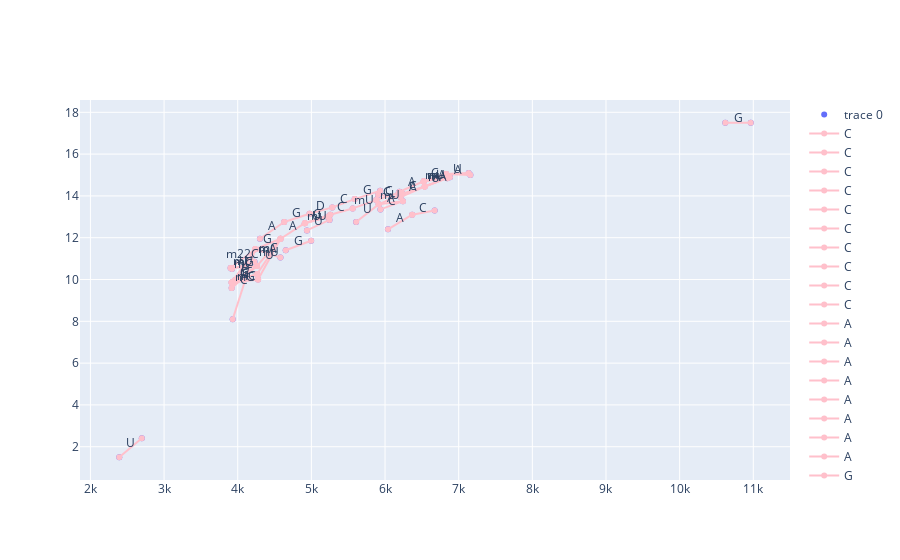
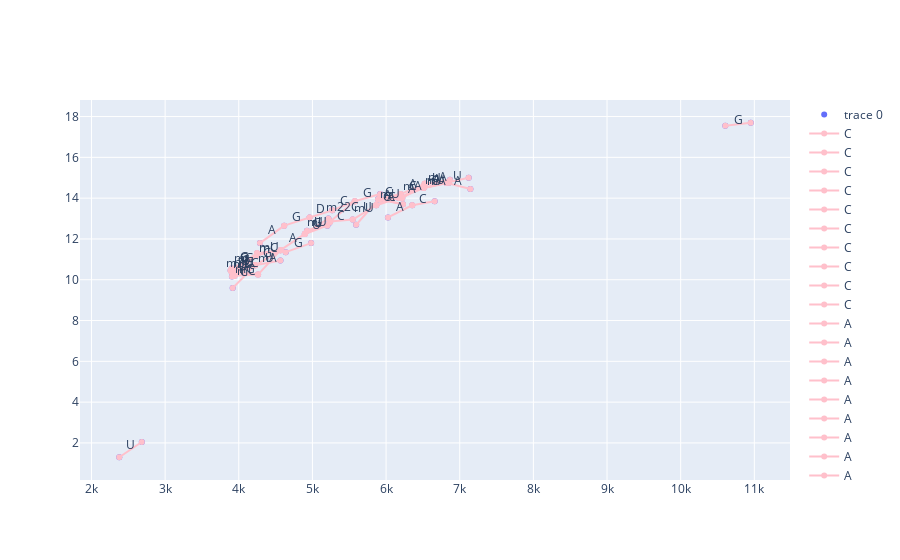

Notebook source saved alongside these figures, in order:
### Code cell
bcr = base_calling_random(df_shift_l, base_only=False)
plotly_basecalling(*bcr)
bcr = base_calling_random(df_shift_r, base_only=False)
plotly_basecalling(*bcr)

### Figure 1 — Plotly figure (JSON) as saved in the notebook; plotly's stock layout.template omitted (floating-point values rounded to 4 significant figures)
{"data": [{"mode": "markers", "type": "scatter", "x": [4302.0, 5589.0, 2697.0, 6674.0, 5934.0, 5284.0, 4631.0, 4976.0, 6369.0, 2391.0, 6040.0, 6196.0, 4263.0, 3957.0, 5561.0, 5246.0, 3918.0, 5217.0, 7136.0, 4580.0, 6243.0, 5608.0, 4582.0, 6539.0, 4997.0, 6234.0, 4652.0, 5938.0, 4911.0, 5881.0, 6868.0, 6830.0, 5231.0, 4262.0, 3917.0, 5256.0, 3904.0, 6845.0, 5905.0, 6525.0, 6882.0, 4940.0, 7159.0, 6186.0, 4237.0, 10970.0, 5914.0, 4276.0, 4228.0, 10620.0, 6210.0, 3922.0, 3932.0], "y": [11.95, 13.85, 2.402, 13.3, 14.25, 13.45, 12.75, 13.15, 13.1, 1.497, 12.4, 14.2, 10.65, 9.955, 13.4, 12.85, 9.599, 13.0, 15.1, 11.05, 13.75, 12.75, 11.95, 14.45, 11.85, 14.1, 11.4, 13.35, 12.7, 13.8, 14.9, 15.05, 13.0, 10.25, 9.856, 13.1, 10.55, 14.85, 14.05, 14.7, 14.9, 12.35, 15.0, 14.15, 11.45, 17.5, 13.6, 9.998, 10.85, 17.5, 13.95, 10.5, 8.099]}, {"line": {"color": "pink"}, "mode": "lines+markers", "name": "C", "type": "scatter", "x": [5589.0, 5284.0], "y": [13.85, 13.45]}, {"line": {"color": "pink"}, "mode": "lines+markers", "name": "C", "type": "scatter", "x": [6674.0, 6369.0], "y": [13.3, 13.1]}, {"line": {"color": "pink"}, "mode": "lines+markers", "name": "C", "type": "scatter", "x": [5561.0, 5256.0], "y": [13.4, 13.1]}, {"line": {"color": "pink"}, "mode": "lines+markers", "name": "C", "type": "scatter", "x": [6243.0, 5938.0], "y": [13.75, 13.35]}, {"line": {"color": "pink"}, "mode": "lines+markers", "name": "C", "type": "scatter", "x": [6539.0, 6234.0], "y": [14.45, 14.1]}, {"line": {"color": "pink"}, "mode": "lines+markers", "name": "C", "type": "scatter", "x": [6830.0, 6525.0], "y": [15.05, 14.7]}, {"line": {"color": "pink"}, "mode": "lines+markers", "name": "C", "type": "scatter", "x": [3957.0, 4262.0], "y": [9.955, 10.25]}, {"line": {"color": "pink"}, "mode": "lines+markers", "name": "C", "type": "scatter", "x": [5881.0, 6186.0], "y": [13.8, 14.15]}, {"line": {"color": "pink"}, "mode": "lines+markers", "name": "C", "type": "scatter", "x": [4237.0, 3932.0], "y": [11.45, 8.099]}, {"line": {"color": "pink"}, "mode": "lines+markers", "name": "C", "type": "scatter", "x": [5905.0, 6210.0], "y": [14.05, 13.95]}, {"line": {"color": "pink"}, "mode": "lines+markers", "name": "A", "type": "scatter", "x": [4302.0, 4631.0], "y": [11.95, 12.75]}, {"line": {"color": "pink"}, "mode": "lines+markers", "name": "A", "type": "scatter", "x": [6369.0, 6040.0], "y": [13.1, 12.4]}, {"line": {"color": "pink"}, "mode": "lines+markers", "name": "A", "type": "scatter", "x": [6243.0, 5914.0], "y": [13.75, 13.6]}, {"line": {"color": "pink"}, "mode": "lines+markers", "name": "A", "type": "scatter", "x": [6539.0, 6210.0], "y": [14.45, 13.95]}, {"line": {"color": "pink"}, "mode": "lines+markers", "name": "A", "type": "scatter", "x": [4582.0, 4911.0], "y": [11.95, 12.7]}, {"line": {"color": "pink"}, "mode": "lines+markers", "name": "A", "type": "scatter", "x": [6539.0, 6868.0], "y": [14.45, 14.9]}, {"line": {"color": "pink"}, "mode": "lines+markers", "name": "A", "type": "scatter", "x": [6196.0, 6525.0], "y": [14.2, 14.7]}, {"line": {"color": "pink"}, "mode": "lines+markers", "name": "A", "type": "scatter", "x": [6830.0, 7159.0], "y": [15.05, 15.0]}, {"line": {"color": "pink"}, "mode": "lines+markers", "name": "G", "type": "scatter", "x": [5589.0, 5934.0], "y": [13.85, 14.25]}, {"line": {"color": "pink"}, "mode": "lines+markers", "name": "G", "type": "scatter", "x": [4631.0, 4976.0], "y": [12.75, 13.15]}, {"line": {"color": "pink"}, "mode": "lines+markers", "name": "G", "type": "scatter", "x": [4263.0, 3918.0], "y": [10.65, 9.599]}, {"line": {"color": "pink"}, "mode": "lines+markers", "name": "G", "type": "scatter", "x": [4582.0, 4237.0], "y": [11.95, 11.45]}, {"line": {"color": "pink"}, "mode": "lines+markers", "name": "G", "type": "scatter", "x": [4997.0, 4652.0], "y": [11.85, 11.4]}, {"line": {"color": "pink"}, "mode": "lines+markers", "name": "G", "type": "scatter", "x": [4262.0, 3917.0], "y": [10.25, 9.856]}, {"line": {"color": "pink"}, "mode": "lines+markers", "name": "G", "type": "scatter", "x": [4911.0, 5256.0], "y": [12.7, 13.1]}, {"line": {"color": "pink"}, "mode": "lines+markers", "name": "G", "type": "scatter", "x": [10970.0, 10620.0], "y": [17.5, 17.5]}, {"line": {"color": "pink"}, "mode": "lines+markers", "name": "U", "type": "scatter", "x": [2697.0, 2391.0], "y": [2.402, 1.497]}, {"line": {"color": "pink"}, "mode": "lines+markers", "name": "U", "type": "scatter", "x": [4263.0, 3957.0], "y": [10.65, 9.955]}, {"line": {"color": "pink"}, "mode": "lines+markers", "name": "U", "type": "scatter", "x": [5246.0, 4940.0], "y": [12.85, 12.35]}, {"line": {"color": "pink"}, "mode": "lines+markers", "name": "U", "type": "scatter", "x": [5217.0, 4911.0], "y": [13.0, 12.7]}, {"line": {"color": "pink"}, "mode": "lines+markers", "name": "U", "type": "scatter", "x": [7136.0, 6830.0], "y": [15.1, 15.05]}, {"line": {"color": "pink"}, "mode": "lines+markers", "name": "U", "type": "scatter", "x": [4582.0, 4276.0], "y": [11.95, 9.998]}, {"line": {"color": "pink"}, "mode": "lines+markers", "name": "U", "type": "scatter", "x": [6539.0, 6845.0], "y": [14.45, 14.85]}, {"line": {"color": "pink"}, "mode": "lines+markers", "name": "U", "type": "scatter", "x": [5608.0, 5914.0], "y": [12.75, 13.6]}, {"line": {"color": "pink"}, "mode": "lines+markers", "name": "U", "type": "scatter", "x": [4228.0, 3922.0], "y": [10.85, 10.5]}, {"line": {"color": "pink"}, "mode": "lines+markers", "name": "mG", "type": "scatter", "x": [4263.0, 3904.0], "y": [10.65, 10.55]}, {"line": {"color": "pink"}, "mode": "lines+markers", "name": "mG", "type": "scatter", "x": [3917.0, 4276.0], "y": [9.856, 9.998]}, {"line": {"color": "pink"}, "mode": "lines+markers", "name": "D", "type": "scatter", "x": [5284.0, 4976.0], "y": [13.45, 13.15]}, {"line": {"color": "pink"}, "mode": "lines+markers", "name": "mC", "type": "scatter", "x": [4263.0, 4582.0], "y": [10.65, 11.95]}, {"line": {"color": "pink"}, "mode": "lines+markers", "name": "mC", "type": "scatter", "x": [3918.0, 4237.0], "y": [9.599, 11.45]}, {"line": {"color": "pink"}, "mode": "lines+markers", "name": "mC", "type": "scatter", "x": [3957.0, 4276.0], "y": [9.955, 9.998]}, {"line": {"color": "pink"}, "mode": "lines+markers", "name": "mU", "type": "scatter", "x": [4582.0, 4262.0], "y": [11.95, 10.25]}, {"line": {"color": "pink"}, "mode": "lines+markers", "name": "mU", "type": "scatter", "x": [6234.0, 5914.0], "y": [14.1, 13.6]}, {"line": {"color": "pink"}, "mode": "lines+markers", "name": "mU", "type": "scatter", "x": [5561.0, 5881.0], "y": [13.4, 13.8]}, {"line": {"color": "pink"}, "mode": "lines+markers", "name": "mU", "type": "scatter", "x": [4911.0, 5231.0], "y": [12.7, 13.0]}, {"line": {"color": "pink"}, "mode": "lines+markers", "name": "mU", "type": "scatter", "x": [6845.0, 6525.0], "y": [14.85, 14.7]}, {"line": {"color": "pink"}, "mode": "lines+markers", "name": "mU", "type": "scatter", "x": [3917.0, 4237.0], "y": [9.856, 11.45]}, {"line": {"color": "pink"}, "mode": "lines+markers", "name": "mA", "type": "scatter", "x": [4580.0, 4237.0], "y": [11.05, 11.45]}, {"line": {"color": "pink"}, "mode": "lines+markers", "name": "mA", "type": "scatter", "x": [6868.0, 6525.0], "y": [14.9, 14.7]}, {"line": {"color": "pink"}, "mode": "lines+markers", "name": "mA", "type": "scatter", "x": [6539.0, 6882.0], "y": [14.45, 14.9]}, {"line": {"color": "pink"}, "mode": "lines+markers", "name": "m22C", "type": "scatter", "x": [3904.0, 4237.0], "y": [10.55, 11.45]}], "layout": {"annotations": [{"arrowhead": 1, "showarrow": false, "text": "C", "x": 5436.0, "y": 13.65, "yshift": 5}, {"arrowhead": 1, "showarrow": false, "text": "C", "x": 6521.0, "y": 13.2, "yshift": 5}, {"arrowhead": 1, "showarrow": false, "text": "C", "x": 5408.0, "y": 13.25, "yshift": 5}, {"arrowhead": 1, "showarrow": false, "text": "C", "x": 6090.0, "y": 13.55, "yshift": 5}, {"arrowhead": 1, "showarrow": false, "text": "C", "x": 6386.0, "y": 14.28, "yshift": 5}, {"arrowhead": 1, "showarrow": false, "text": "C", "x": 6677.0, "y": 14.88, "yshift": 5}, {"arrowhead": 1, "showarrow": false, "text": "C", "x": 4109.0, "y": 10.1, "yshift": 5}, {"arrowhead": 1, "showarrow": false, "text": "C", "x": 6033.0, "y": 13.98, "yshift": 5}, {"arrowhead": 1, "showarrow": false, "text": "C", "x": 4084.0, "y": 9.774, "yshift": 5}, {"arrowhead": 1, "showarrow": false, "text": "C", "x": 6057.0, "y": 14.0, "yshift": 5}, {"arrowhead": 1, "showarrow": false, "text": "A", "x": 4466.0, "y": 12.35, "yshift": 5}, {"arrowhead": 1, "showarrow": false, "text": "A", "x": 6204.0, "y": 12.75, "yshift": 5}, {"arrowhead": 1, "showarrow": false, "text": "A", "x": 6078.0, "y": 13.67, "yshift": 5}, {"arrowhead": 1, "showarrow": false, "text": "A", "x": 6374.0, "y": 14.2, "yshift": 5}, {"arrowhead": 1, "showarrow": false, "text": "A", "x": 4746.0, "y": 12.32, "yshift": 5}, {"arrowhead": 1, "showarrow": false, "text": "A", "x": 6703.0, "y": 14.67, "yshift": 5}, {"arrowhead": 1, "showarrow": false, "text": "A", "x": 6360.0, "y": 14.45, "yshift": 5}, {"arrowhead": 1, "showarrow": false, "text": "A", "x": 6994.0, "y": 15.03, "yshift": 5}, {"arrowhead": 1, "showarrow": false, "text": "G", "x": 5761.0, "y": 14.05, "yshift": 5}, {"arrowhead": 1, "showarrow": false, "text": "G", "x": 4803.0, "y": 12.95, "yshift": 5}, {"arrowhead": 1, "showarrow": false, "text": "G", "x": 4090.0, "y": 10.12, "yshift": 5}, {"arrowhead": 1, "showarrow": false, "text": "G", "x": 4409.0, "y": 11.7, "yshift": 5}, {"arrowhead": 1, "showarrow": false, "text": "G", "x": 4824.0, "y": 11.63, "yshift": 5}, {"arrowhead": 1, "showarrow": false, "text": "G", "x": 4089.0, "y": 10.05, "yshift": 5}, {"arrowhead": 1, "showarrow": false, "text": "G", "x": 5083.0, "y": 12.9, "yshift": 5}, {"arrowhead": 1, "showarrow": false, "text": "G", "x": 10790.0, "y": 17.5, "yshift": 5}, {"arrowhead": 1, "showarrow": false, "text": "U", "x": 2544.0, "y": 1.95, "yshift": 5}, {"arrowhead": 1, "showarrow": false, "text": "U", "x": 4110.0, "y": 10.3, "yshift": 5}, {"arrowhead": 1, "showarrow": false, "text": "U", "x": 5093.0, "y": 12.6, "yshift": 5}, {"arrowhead": 1, "showarrow": false, "text": "U", "x": 5064.0, "y": 12.85, "yshift": 5}, {"arrowhead": 1, "showarrow": false, "text": "U", "x": 6983.0, "y": 15.07, "yshift": 5}, {"arrowhead": 1, "showarrow": false, "text": "U", "x": 4429.0, "y": 10.97, "yshift": 5}, {"arrowhead": 1, "showarrow": false, "text": "U", "x": 6692.0, "y": 14.65, "yshift": 5}, {"arrowhead": 1, "showarrow": false, "text": "U", "x": 5761.0, "y": 13.17, "yshift": 5}, {"arrowhead": 1, "showarrow": false, "text": "U", "x": 4075.0, "y": 10.67, "yshift": 5}, {"arrowhead": 1, "showarrow": false, "text": "mG", "x": 4083.0, "y": 10.6, "yshift": 5}, {"arrowhead": 1, "showarrow": false, "text": "mG", "x": 4096.0, "y": 9.927, "yshift": 5}, {"arrowhead": 1, "showarrow": false, "text": "D", "x": 5130.0, "y": 13.3, "yshift": 5}, {"arrowhead": 1, "showarrow": false, "text": "mC", "x": 4422.0, "y": 11.3, "yshift": 5}, {"arrowhead": 1, "showarrow": false, "text": "mC", "x": 4077.0, "y": 10.52, "yshift": 5}, {"arrowhead": 1, "showarrow": false, "text": "mC", "x": 4116.0, "y": 9.977, "yshift": 5}, {"arrowhead": 1, "showarrow": false, "text": "mU", "x": 4422.0, "y": 11.1, "yshift": 5}, {"arrowhead": 1, "showarrow": false, "text": "mU", "x": 6074.0, "y": 13.85, "yshift": 5}, {"arrowhead": 1, "showarrow": false, "text": "mU", "x": 5721.0, "y": 13.6, "yshift": 5}, {"arrowhead": 1, "showarrow": false, "text": "mU", "x": 5071.0, "y": 12.85, "yshift": 5}, {"arrowhead": 1, "showarrow": false, "text": "mU", "x": 6685.0, "y": 14.78, "yshift": 5}, {"arrowhead": 1, "showarrow": false, "text": "mU", "x": 4077.0, "y": 10.65, "yshift": 5}, {"arrowhead": 1, "showarrow": false, "text": "mA", "x": 4408.0, "y": 11.25, "yshift": 5}, {"arrowhead": 1, "showarrow": false, "text": "mA", "x": 6696.0, "y": 14.8, "yshift": 5}, {"arrowhead": 1, "showarrow": false, "text": "mA", "x": 6710.0, "y": 14.67, "yshift": 5}, {"arrowhead": 1, "showarrow": false, "text": "m22C", "x": 4070.0, "y": 11.0, "yshift": 5}]}}

### Figure 2 — Plotly figure (JSON) as saved in the notebook; plotly's stock layout.template omitted (floating-point values rounded to 4 significant figures)
{"data": [{"mode": "markers", "type": "scatter", "x": [4897.0, 5203.0, 6816.0, 4568.0, 6511.0, 6196.0, 4249.0, 6182.0, 3908.0, 3918.0, 5867.0, 7122.0, 4223.0, 5217.0, 6831.0, 5891.0, 5575.0, 5924.0, 6854.0, 4288.0, 5594.0, 6229.0, 3890.0, 5270.0, 6660.0, 5900.0, 6172.0, 5920.0, 7145.0, 5547.0, 6355.0, 4962.0, 5232.0, 4214.0, 6868.0, 5242.0, 4262.0, 6220.0, 3904.0, 4566.0, 4617.0, 4926.0, 6525.0, 3943.0, 4638.0, 10950.0, 4983.0, 3903.0, 4248.0, 2377.0, 10610.0, 2683.0, 6026.0], "y": [12.25, 12.65, 14.75, 11.45, 14.5, 14.2, 11.2, 14.0, 10.15, 9.599, 13.65, 15.0, 10.71, 13.0, 14.8, 13.95, 13.85, 13.95, 14.75, 11.8, 12.7, 13.7, 10.45, 13.4, 13.85, 13.95, 14.0, 14.2, 14.45, 12.95, 13.65, 13.05, 12.79, 10.71, 14.9, 12.85, 10.25, 14.0, 10.55, 10.95, 12.65, 12.4, 14.7, 10.2, 11.35, 17.7, 11.8, 10.4, 11.3, 1.298, 17.55, 2.044, 13.05]}, {"line": {"color": "pink"}, "mode": "lines+markers", "name": "C", "type": "scatter", "x": [6816.0, 6511.0], "y": [14.75, 14.5]}, {"line": {"color": "pink"}, "mode": "lines+markers", "name": "C", "type": "scatter", "x": [6196.0, 5891.0], "y": [14.2, 13.95]}, {"line": {"color": "pink"}, "mode": "lines+markers", "name": "C", "type": "scatter", "x": [3918.0, 4223.0], "y": [9.599, 10.71]}, {"line": {"color": "pink"}, "mode": "lines+markers", "name": "C", "type": "scatter", "x": [5575.0, 5270.0], "y": [13.85, 13.4]}, {"line": {"color": "pink"}, "mode": "lines+markers", "name": "C", "type": "scatter", "x": [5924.0, 6229.0], "y": [13.95, 13.7]}, {"line": {"color": "pink"}, "mode": "lines+markers", "name": "C", "type": "scatter", "x": [6660.0, 6355.0], "y": [13.85, 13.65]}, {"line": {"color": "pink"}, "mode": "lines+markers", "name": "C", "type": "scatter", "x": [5867.0, 6172.0], "y": [13.65, 14.0]}, {"line": {"color": "pink"}, "mode": "lines+markers", "name": "C", "type": "scatter", "x": [5547.0, 5242.0], "y": [12.95, 12.85]}, {"line": {"color": "pink"}, "mode": "lines+markers", "name": "C", "type": "scatter", "x": [6220.0, 6525.0], "y": [14.0, 14.7]}, {"line": {"color": "pink"}, "mode": "lines+markers", "name": "C", "type": "scatter", "x": [3943.0, 4248.0], "y": [10.2, 11.3]}, {"line": {"color": "pink"}, "mode": "lines+markers", "name": "A", "type": "scatter", "x": [4897.0, 4568.0], "y": [12.25, 11.45]}, {"line": {"color": "pink"}, "mode": "lines+markers", "name": "A", "type": "scatter", "x": [6511.0, 6182.0], "y": [14.5, 14.0]}, {"line": {"color": "pink"}, "mode": "lines+markers", "name": "A", "type": "scatter", "x": [6196.0, 5867.0], "y": [14.2, 13.65]}, {"line": {"color": "pink"}, "mode": "lines+markers", "name": "A", "type": "scatter", "x": [6854.0, 6525.0], "y": [14.75, 14.7]}, {"line": {"color": "pink"}, "mode": "lines+markers", "name": "A", "type": "scatter", "x": [6229.0, 5900.0], "y": [13.7, 13.95]}, {"line": {"color": "pink"}, "mode": "lines+markers", "name": "A", "type": "scatter", "x": [6816.0, 7145.0], "y": [14.75, 14.45]}, {"line": {"color": "pink"}, "mode": "lines+markers", "name": "A", "type": "scatter", "x": [6355.0, 6026.0], "y": [13.65, 13.05]}, {"line": {"color": "pink"}, "mode": "lines+markers", "name": "A", "type": "scatter", "x": [4288.0, 4617.0], "y": [11.8, 12.65]}, {"line": {"color": "pink"}, "mode": "lines+markers", "name": "A", "type": "scatter", "x": [6196.0, 6525.0], "y": [14.2, 14.7]}, {"line": {"color": "pink"}, "mode": "lines+markers", "name": "G", "type": "scatter", "x": [4568.0, 4223.0], "y": [11.45, 10.71]}, {"line": {"color": "pink"}, "mode": "lines+markers", "name": "G", "type": "scatter", "x": [4249.0, 3904.0], "y": [11.2, 10.55]}, {"line": {"color": "pink"}, "mode": "lines+markers", "name": "G", "type": "scatter", "x": [5575.0, 5920.0], "y": [13.85, 14.2]}, {"line": {"color": "pink"}, "mode": "lines+markers", "name": "G", "type": "scatter", "x": [4962.0, 4617.0], "y": [13.05, 12.65]}, {"line": {"color": "pink"}, "mode": "lines+markers", "name": "G", "type": "scatter", "x": [4897.0, 5242.0], "y": [12.25, 12.85]}, {"line": {"color": "pink"}, "mode": "lines+markers", "name": "G", "type": "scatter", "x": [10950.0, 10610.0], "y": [17.7, 17.55]}, {"line": {"color": "pink"}, "mode": "lines+markers", "name": "G", "type": "scatter", "x": [4638.0, 4983.0], "y": [11.35, 11.8]}, {"line": {"color": "pink"}, "mode": "lines+markers", "name": "G", "type": "scatter", "x": [3903.0, 4248.0], "y": [10.4, 11.3]}, {"line": {"color": "pink"}, "mode": "lines+markers", "name": "U", "type": "scatter", "x": [4897.0, 5203.0], "y": [12.25, 12.65]}, {"line": {"color": "pink"}, "mode": "lines+markers", "name": "U", "type": "scatter", "x": [4568.0, 4262.0], "y": [11.45, 10.25]}, {"line": {"color": "pink"}, "mode": "lines+markers", "name": "U", "type": "scatter", "x": [4249.0, 3943.0], "y": [11.2, 10.2]}, {"line": {"color": "pink"}, "mode": "lines+markers", "name": "U", "type": "scatter", "x": [6816.0, 7122.0], "y": [14.75, 15.0]}, {"line": {"color": "pink"}, "mode": "lines+markers", "name": "U", "type": "scatter", "x": [6831.0, 6525.0], "y": [14.8, 14.7]}, {"line": {"color": "pink"}, "mode": "lines+markers", "name": "U", "type": "scatter", "x": [5594.0, 5900.0], "y": [12.7, 13.95]}, {"line": {"color": "pink"}, "mode": "lines+markers", "name": "U", "type": "scatter", "x": [5232.0, 4926.0], "y": [12.79, 12.4]}, {"line": {"color": "pink"}, "mode": "lines+markers", "name": "U", "type": "scatter", "x": [3908.0, 4214.0], "y": [10.15, 10.71]}, {"line": {"color": "pink"}, "mode": "lines+markers", "name": "U", "type": "scatter", "x": [2377.0, 2683.0], "y": [1.298, 2.044]}, {"line": {"color": "pink"}, "mode": "lines+markers", "name": "mG", "type": "scatter", "x": [4249.0, 3890.0], "y": [11.2, 10.45]}, {"line": {"color": "pink"}, "mode": "lines+markers", "name": "mG", "type": "scatter", "x": [4262.0, 3903.0], "y": [10.25, 10.4]}, {"line": {"color": "pink"}, "mode": "lines+markers", "name": "D", "type": "scatter", "x": [5270.0, 4962.0], "y": [13.4, 13.05]}, {"line": {"color": "pink"}, "mode": "lines+markers", "name": "mC", "type": "scatter", "x": [4568.0, 4249.0], "y": [11.45, 11.2]}, {"line": {"color": "pink"}, "mode": "lines+markers", "name": "mC", "type": "scatter", "x": [4223.0, 3904.0], "y": [10.71, 10.55]}, {"line": {"color": "pink"}, "mode": "lines+markers", "name": "mC", "type": "scatter", "x": [4262.0, 3943.0], "y": [10.25, 10.2]}, {"line": {"color": "pink"}, "mode": "lines+markers", "name": "mU", "type": "scatter", "x": [4568.0, 4248.0], "y": [11.45, 11.3]}, {"line": {"color": "pink"}, "mode": "lines+markers", "name": "mU", "type": "scatter", "x": [5867.0, 5547.0], "y": [13.65, 12.95]}, {"line": {"color": "pink"}, "mode": "lines+markers", "name": "mU", "type": "scatter", "x": [4223.0, 3903.0], "y": [10.71, 10.4]}, {"line": {"color": "pink"}, "mode": "lines+markers", "name": "mU", "type": "scatter", "x": [4897.0, 5217.0], "y": [12.25, 13.0]}, {"line": {"color": "pink"}, "mode": "lines+markers", "name": "mU", "type": "scatter", "x": [6511.0, 6831.0], "y": [14.5, 14.8]}, {"line": {"color": "pink"}, "mode": "lines+markers", "name": "mU", "type": "scatter", "x": [5900.0, 6220.0], "y": [13.95, 14.0]}, {"line": {"color": "pink"}, "mode": "lines+markers", "name": "mA", "type": "scatter", "x": [6511.0, 6854.0], "y": [14.5, 14.75]}, {"line": {"color": "pink"}, "mode": "lines+markers", "name": "mA", "type": "scatter", "x": [6868.0, 6525.0], "y": [14.9, 14.7]}, {"line": {"color": "pink"}, "mode": "lines+markers", "name": "mA", "type": "scatter", "x": [4223.0, 4566.0], "y": [10.71, 10.95]}, {"line": {"color": "pink"}, "mode": "lines+markers", "name": "mA", "type": "scatter", "x": [6182.0, 6525.0], "y": [14.0, 14.7]}, {"line": {"color": "pink"}, "mode": "lines+markers", "name": "m22C", "type": "scatter", "x": [4223.0, 3890.0], "y": [10.71, 10.45]}, {"line": {"color": "pink"}, "mode": "lines+markers", "name": "m22C", "type": "scatter", "x": [5575.0, 5242.0], "y": [13.85, 12.85]}], "layout": {"annotations": [{"arrowhead": 1, "showarrow": false, "text": "C", "x": 6663.0, "y": 14.63, "yshift": 5}, {"arrowhead": 1, "showarrow": false, "text": "C", "x": 6043.0, "y": 14.07, "yshift": 5}, {"arrowhead": 1, "showarrow": false, "text": "C", "x": 4070.0, "y": 10.15, "yshift": 5}, {"arrowhead": 1, "showarrow": false, "text": "C", "x": 5422.0, "y": 13.63, "yshift": 5}, {"arrowhead": 1, "showarrow": false, "text": "C", "x": 6076.0, "y": 13.82, "yshift": 5}, {"arrowhead": 1, "showarrow": false, "text": "C", "x": 6507.0, "y": 13.75, "yshift": 5}, {"arrowhead": 1, "showarrow": false, "text": "C", "x": 6019.0, "y": 13.83, "yshift": 5}, {"arrowhead": 1, "showarrow": false, "text": "C", "x": 5394.0, "y": 12.9, "yshift": 5}, {"arrowhead": 1, "showarrow": false, "text": "C", "x": 6372.0, "y": 14.35, "yshift": 5}, {"arrowhead": 1, "showarrow": false, "text": "C", "x": 4095.0, "y": 10.75, "yshift": 5}, {"arrowhead": 1, "showarrow": false, "text": "A", "x": 4732.0, "y": 11.85, "yshift": 5}, {"arrowhead": 1, "showarrow": false, "text": "A", "x": 6346.0, "y": 14.25, "yshift": 5}, {"arrowhead": 1, "showarrow": false, "text": "A", "x": 6031.0, "y": 13.93, "yshift": 5}, {"arrowhead": 1, "showarrow": false, "text": "A", "x": 6689.0, "y": 14.73, "yshift": 5}, {"arrowhead": 1, "showarrow": false, "text": "A", "x": 6064.0, "y": 13.82, "yshift": 5}, {"arrowhead": 1, "showarrow": false, "text": "A", "x": 6980.0, "y": 14.6, "yshift": 5}, {"arrowhead": 1, "showarrow": false, "text": "A", "x": 6190.0, "y": 13.35, "yshift": 5}, {"arrowhead": 1, "showarrow": false, "text": "A", "x": 4452.0, "y": 12.22, "yshift": 5}, {"arrowhead": 1, "showarrow": false, "text": "A", "x": 6360.0, "y": 14.45, "yshift": 5}, {"arrowhead": 1, "showarrow": false, "text": "G", "x": 4395.0, "y": 11.08, "yshift": 5}, {"arrowhead": 1, "showarrow": false, "text": "G", "x": 4076.0, "y": 10.88, "yshift": 5}, {"arrowhead": 1, "showarrow": false, "text": "G", "x": 5747.0, "y": 14.02, "yshift": 5}, {"arrowhead": 1, "showarrow": false, "text": "G", "x": 4789.0, "y": 12.85, "yshift": 5}, {"arrowhead": 1, "showarrow": false, "text": "G", "x": 5069.0, "y": 12.55, "yshift": 5}, {"arrowhead": 1, "showarrow": false, "text": "G", "x": 10780.0, "y": 17.62, "yshift": 5}, {"arrowhead": 1, "showarrow": false, "text": "G", "x": 4810.0, "y": 11.57, "yshift": 5}, {"arrowhead": 1, "showarrow": false, "text": "G", "x": 4075.0, "y": 10.85, "yshift": 5}, {"arrowhead": 1, "showarrow": false, "text": "U", "x": 5050.0, "y": 12.45, "yshift": 5}, {"arrowhead": 1, "showarrow": false, "text": "U", "x": 4415.0, "y": 10.85, "yshift": 5}, {"arrowhead": 1, "showarrow": false, "text": "U", "x": 4096.0, "y": 10.7, "yshift": 5}, {"arrowhead": 1, "showarrow": false, "text": "U", "x": 6969.0, "y": 14.88, "yshift": 5}, {"arrowhead": 1, "showarrow": false, "text": "U", "x": 6678.0, "y": 14.75, "yshift": 5}, {"arrowhead": 1, "showarrow": false, "text": "U", "x": 5747.0, "y": 13.32, "yshift": 5}, {"arrowhead": 1, "showarrow": false, "text": "U", "x": 5079.0, "y": 12.6, "yshift": 5}, {"arrowhead": 1, "showarrow": false, "text": "U", "x": 4061.0, "y": 10.43, "yshift": 5}, {"arrowhead": 1, "showarrow": false, "text": "U", "x": 2530.0, "y": 1.671, "yshift": 5}, {"arrowhead": 1, "showarrow": false, "text": "mG", "x": 4069.0, "y": 10.83, "yshift": 5}, {"arrowhead": 1, "showarrow": false, "text": "mG", "x": 4082.0, "y": 10.32, "yshift": 5}, {"arrowhead": 1, "showarrow": false, "text": "D", "x": 5116.0, "y": 13.23, "yshift": 5}, {"arrowhead": 1, "showarrow": false, "text": "mC", "x": 4408.0, "y": 11.33, "yshift": 5}, {"arrowhead": 1, "showarrow": false, "text": "mC", "x": 4063.0, "y": 10.63, "yshift": 5}, {"arrowhead": 1, "showarrow": false, "text": "mC", "x": 4102.0, "y": 10.23, "yshift": 5}, {"arrowhead": 1, "showarrow": false, "text": "mU", "x": 4408.0, "y": 11.38, "yshift": 5}, {"arrowhead": 1, "showarrow": false, "text": "mU", "x": 5707.0, "y": 13.3, "yshift": 5}, {"arrowhead": 1, "showarrow": false, "text": "mU", "x": 4063.0, "y": 10.55, "yshift": 5}, {"arrowhead": 1, "showarrow": false, "text": "mU", "x": 5057.0, "y": 12.62, "yshift": 5}, {"arrowhead": 1, "showarrow": false, "text": "mU", "x": 6671.0, "y": 14.65, "yshift": 5}, {"arrowhead": 1, "showarrow": false, "text": "mU", "x": 6060.0, "y": 13.98, "yshift": 5}, {"arrowhead": 1, "showarrow": false, "text": "mA", "x": 6682.0, "y": 14.63, "yshift": 5}, {"arrowhead": 1, "showarrow": false, "text": "mA", "x": 6696.0, "y": 14.8, "yshift": 5}, {"arrowhead": 1, "showarrow": false, "text": "mA", "x": 4394.0, "y": 10.83, "yshift": 5}, {"arrowhead": 1, "showarrow": false, "text": "mA", "x": 6353.0, "y": 14.35, "yshift": 5}, {"arrowhead": 1, "showarrow": false, "text": "m22C", "x": 4056.0, "y": 10.58, "yshift": 5}, {"arrowhead": 1, "showarrow": false, "text": "m22C", "x": 5408.0, "y": 13.35, "yshift": 5}]}}
